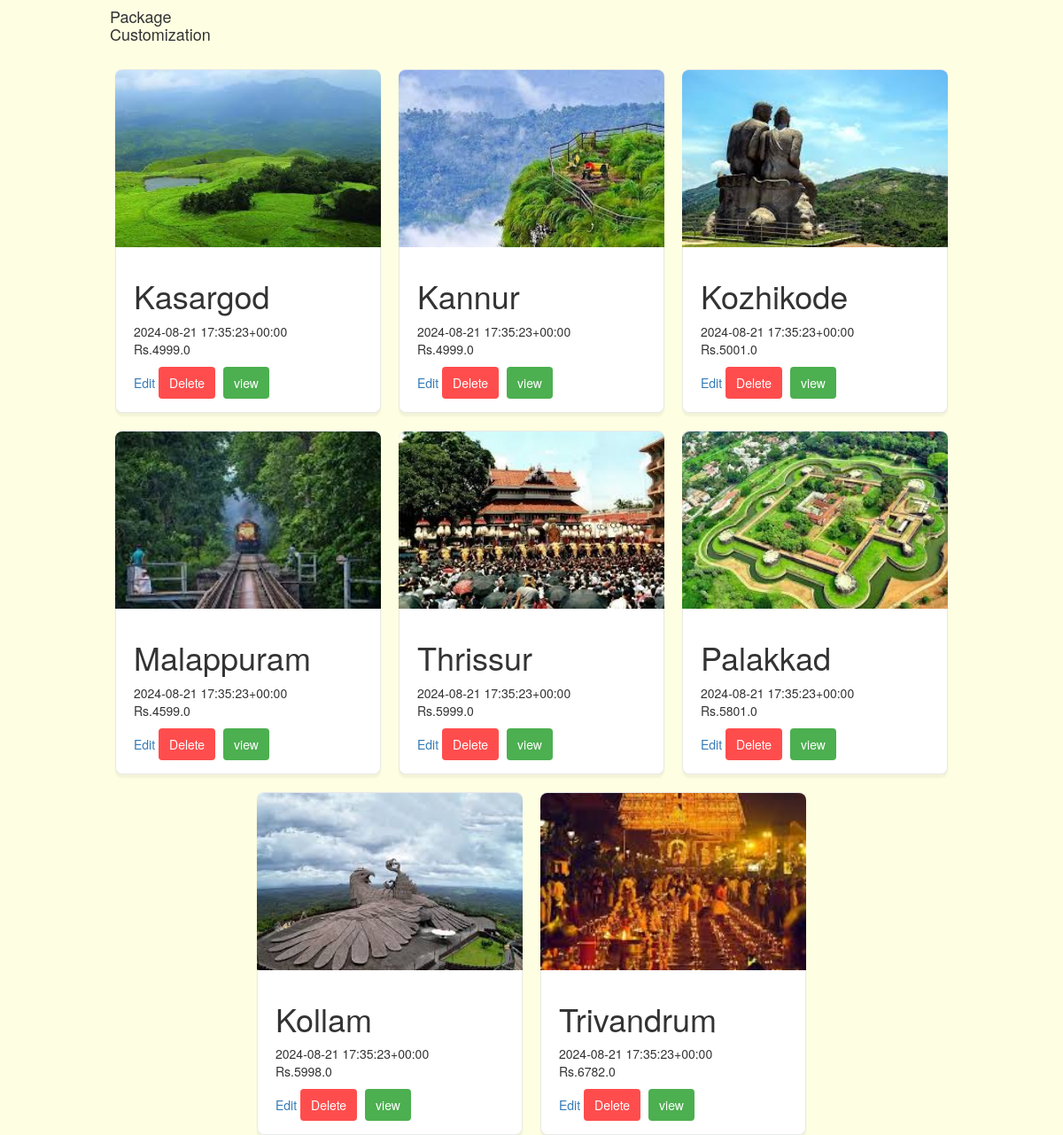
/products/ (lower part), run on an earlier commit of the app's database.
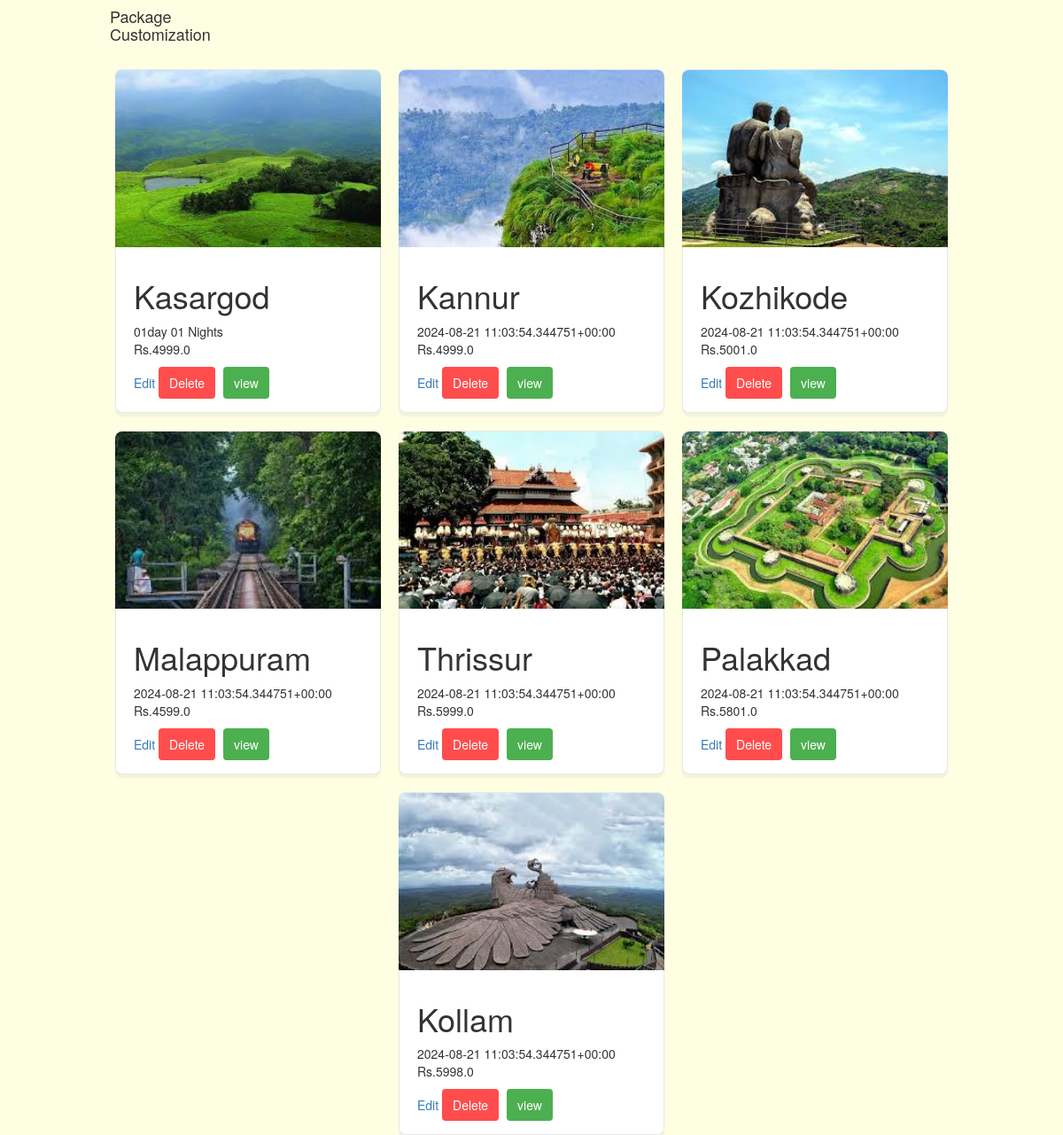
And on a later commit of the database.
### products/models.py (models this page shows, shortened)
class Product(models.Model):
    name = models.CharField(max_length=100)
    description = models.TextField(blank=True)
    price = models.DecimalField(max_digits=10, decimal_places=1)
    image = models.ImageField(upload_to='product_images/')
    image2 = models.ImageField(upload_to='product_images/', blank=True, null=True)
    days = models.CharField(max_length=100)
    is_approved = models.BooleanField(default=False)  # New field to track approval status

### products/views.py (the view)
# urls.py: path('products/', views.product_list, name='product_list'),
def product_list(request):
    products = Product.objects.all()
    return render(request, 'products/product_list.html', {'products': products})

### products/templates/products/product_list.html (shortened to what this page needs)
{%load static%}
<html xmlns="http://www.w3.org/1999/xhtml">
<head>
  <link href="/wp-content/themes/Avada-Child-Theme/pop-up-files/bootstrap.css" rel="stylesheet" type="text/css">
<link href="/wp-content/themes/Avada-Child-Theme/pop-up-files/datepicker.min.css" rel="stylesheet" type="text/css" />
	<link rel="stylesheet" href="https://maxcdn.bootstrapcdn.com/bootstrap/3.3.7/css/bootstrap.min.css">
    <link rel="stylesheet" href="https://cdnjs.cloudflare.com/ajax/libs/font-awesome/4.2.0/css/font-awesome.min.css">
        <link rel="stylesheet" href="https://www.ekeralatourism.net/css/style.css">
         <link rel="stylesheet" href="https://www.ekeralatourism.net/css/tabber.css">
<link href="//maxcdn.bootstrapcdn.com/font-awesome/4.7.0/css/font-awesome.min.css" rel="stylesheet">
</head>
<body style="background-color: #fefee2 !important;" class="main">
  <div id="myModal-n" class="modal-n">
  <div class="modal-content-n">
    <div class="pop3">
<ul style="margin-top: 0%; margin-left: 7%;">
	<li>
		<h4>Package <br>Customization</h4>
	</li>
</ul>
</div>
    </div>
  </div>
<br>
 <div class="product-container">
    {% for product in products %}
        <div class="pack-1">
            <img src="{{ product.image.url }}" alt="{{ product.name }}">
            <div class="botmp-div">
                <h1>{{ product.name }}</h1>
                <span>{{ product.days }}</span>
                <p>Rs.{{ product.price }}</p>
                <a href="{% url 'edit_product' product.id %}" class="edit-button">Edit</a>
                <form action="{% url 'delete_product' product.id %}" method="post" style="display:inline;">
                    <button class="delete" type="submit">Delete</button>
                </form>
                <form action="{% url 'product_detail' product.id %}" method="post" style="display:inline;">
                    <button class="product_detail" type="submit">view</button>
                </form>
            </div>
        </div>
    {% endfor %}
</div>
</body>
</html>

### products/templates/products/product_list.html (style rules this page uses)
.product-container { display: flex; flex-wrap: wrap; gap: 20px; justify-content: center; }
.pack-1 { box-sizing: border-box; width: 300px; border: 1px solid rgba(36, 39, 44, .1); border-radius: 8px; box-shadow: 0 4px 2px 0 rgba(36, 39, 44, .05); display: flex; flex-direction: column; align-items: center; background: #fff; }
.pack-1 img { width: 300px; height: 200px; object-fit: cover; border-top-left-radius: 8px; border-top-right-radius: 8px; }
.botmp-div { border-bottom-left-radius: 8px; border-bottom-right-radius: 8px; padding: 15px 20px; text-align: left; background: #fff; width: 100%; }
.botmp-div p { margin: 0 0 10px; }
.botmp-div button { background-color: #4CAF50; color: #fff; border: none; border-radius: 4px; padding: 8px 12px; cursor: pointer; font-size: 14px; transition: background-color 0.3s ease; margin-right: 5px; }
.botmp-div button.delete { background-color: #ff4d4d; }

What changed in the data, as far as the page shows it:
removed Product: image (picture), name "Trivandrum", days "2024-08-21 17:35:23+00:00", price "6782.0"
changed Product "Kasargod": days "2024-08-21 17:35:23+00:00" → "01day 01 Nights"
changed Product "Kannur": days "2024-08-21 17:35:23+00:00" → "2024-08-21 11:03:54.344751+00:00"
changed Product "Kozhikode": days "2024-08-21 17:35:23+00:00" → "2024-08-21 11:03:54.344751+00:00"
changed Product "Malappuram": days "2024-08-21 17:35:23+00:00" → "2024-08-21 11:03:54.344751+00:00"
changed Product "Thrissur": days "2024-08-21 17:35:23+00:00" → "2024-08-21 11:03:54.344751+00:00"
changed Product "Palakkad": days "2024-08-21 17:35:23+00:00" → "2024-08-21 11:03:54.344751+00:00"
changed Product "Kollam": days "2024-08-21 17:35:23+00:00" → "2024-08-21 11:03:54.344751+00:00"
